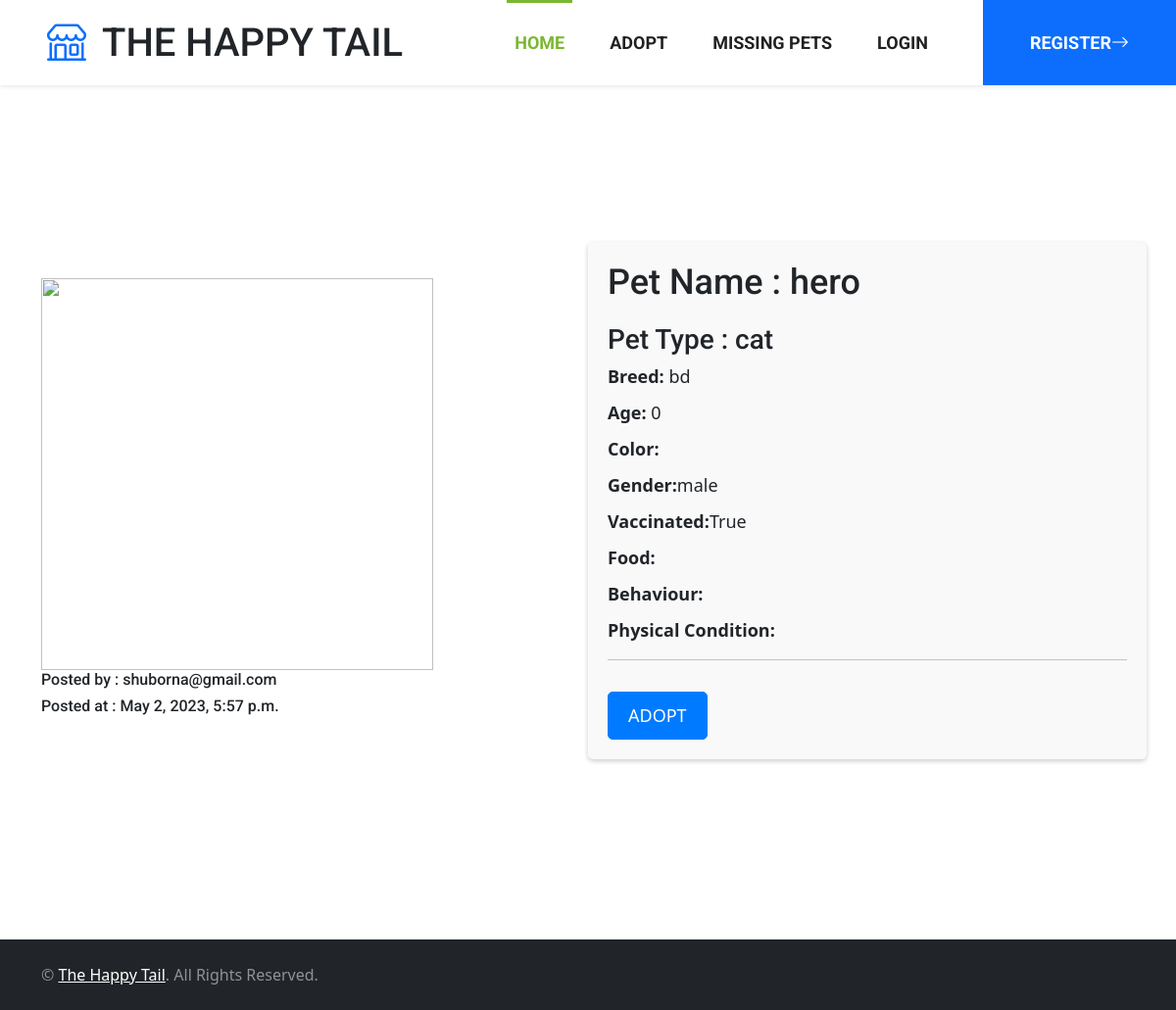
Page /post/adoption/2/ on the committed database.
### customuser/models.py (models this page shows, shortened)
class CustomUser(models.Model):
    user = models.OneToOneField(User, null=True, blank=True, on_delete=models.CASCADE)
    name = models.CharField(max_length=255, default='')
    email = models.EmailField(primary_key=True, unique=True, default='')
    address = models.CharField(max_length=255, blank=True, null=True)
    def __init__(self, *args, **kwargs):
        super().__init__(*args, **kwargs)

### post/models.py (models this page shows, shortened)
class Post(models.Model):
    user = models.ForeignKey(CustomUser, on_delete=models.CASCADE, null=True, default=None)
    PET_TYPE_CHOICES = [
        ('cat', 'Cat'),
        ('dog', 'Dog'),
        ('bird', 'Bird'),
        ('other', 'Other'),
    ]
    pet_name = models.CharField(max_length=255)
    pet_type = models.CharField(max_length=10, choices=PET_TYPE_CHOICES)
    pet_breed = models.CharField(max_length=255, null=True, blank=True)
    pet_description = models.TextField(null=True,blank=True)
    pet_image = models.ImageField(upload_to='static/img/pet', null=True, blank=True)
    pet_vaccinated = models.BooleanField(null=True, blank=True)
    pet_colour = models.CharField(max_length=20, null=True, blank=True)
    pet_gender = models.CharField(max_length=20, null=True, blank=True)
    pet_location = models.CharField(max_length=255,null=True, blank=True)
    pet_mobile = models.CharField(max_length=20)
    created_at = models.DateTimeField(auto_now_add=True)
    updated_at = models.DateTimeField(auto_now=True)
    pet_age = models.IntegerField(null=True, default=0)
    class Meta:
        abstract = True

class AdoptionPost(Post):
    pet_food = models.CharField(max_length=255, null=True, blank=True)
    pet_behaviour = models.CharField(max_length=255, null=True, blank=True)
    pet_physicalcondition = models.CharField(max_length=255, null=True, blank=True)
    pet_availability = models.BooleanField(default=True)

### post/views.py (the view)
# urls.py: path('<str:type>/<int:pk>/', pet_detail, name='pet_detail'),
def pet_detail(request,type,pk):
    pet_type = {'adoption': AdoptionPost, 'missing': MissingPost}.get(type, None)
    if pet_type is None:
        return render(request, '404.html', status=404)
    pet = get_object_or_404(pet_type, pk=pk)
    creator_name = pet.user.email
    context = {'pet': pet, 'creator_name': creator_name}
    if type=='adoption' :
        return render(request, 'adoption_pet_detail.html', context)
    else:
        return render(request, 'missing_pet_detail.html', context)

### templates/adoption_pet_detail.html (shortened to what this page needs)
<!DOCTYPE html>
<html lang="en">
{% include 'navbar.html' %}
{% load static %}
  <head>
    <link href="https://cdn.jsdelivr.net/npm/bootstrap@5.3.0-alpha3/dist/css/bootstrap.min.css" rel="stylesheet">
  </head>
  <body>
    <br/>
    <div class="container">
      <div class="row center">
        <div class="col-md-6">
          <img style="width: 400px; height: 400px;" src="/{{ pet.pet_image }}" />
          <h6>Posted by : {{creator_name}}</h6>
          <h6>Posted at : {{pet.updated_at}}</h6>
        </div>
        <div class="col-md-6 pet-details">
          <h2>Pet Name : {{pet.pet_name}}</h2>
          <h3>Pet Type : {{pet.pet_type}}</h3>
          <ul>
            <li><strong>Breed:</strong> {{pet.pet_breed}}</li>
            <li><strong>Age:</strong> {{pet.pet_age}}</li>
            <li><strong>Color:</strong> {{pet.pet_color}}</li>
            <li><strong>Gender:</strong>{{pet.pet_gender}}</li>
            <li><strong>Vaccinated:</strong>{{pet.pet_vaccinated}}</li>
            <li><strong>Food:</strong>{{pet.pet_food}}</li>
            <li><strong>Behaviour:</strong>{{pet.pet_behaviour}}</li>
            <li><strong>Physical Condition:</strong>{{pet.physicalcondition}}</li>
          </ul>
          <hr>
          {% if user.is_authenticated %}
					<a  href="{% url 'make_adoption_request' pk=pet.pk %}"> <button type="submit" class="btn btn-adopt mt-3">Adopt</button> </a>
					{% else %}
					<a  href="{% url 'login' %}"><button type="submit" class="btn btn-adopt mt-3">Adopt</button></a>
					{% endif %}
        </div>
      </div>
    </div>
  </body>
  {% include 'footer.html' %}
</html>

### static/css/style.css (style rules this page uses)
:root { --primary: #7AB730; --secondary: #FFD33C; --light: #F3F3F3; --dark: #212121; }
.btn { font-family: 'Roboto', sans-serif; text-transform: uppercase; font-weight: 700; transition: .5s; }

### templates/adoption_pet_detail.html (style rules this page uses)
.center { display: flex; justify-content: center; align-items: center; height: 100vh; }
.pet-details { background-color: #f9f9f9; border-radius: 5px; box-shadow: 0px 2px 5px rgba(0,0,0,0.2); padding: 20px; }
.pet-details h2 { margin-top: 0; margin-bottom: 20px; font-size: 36px; }
.pet-details ul { list-style: none; margin: 0; padding: 0; }
.pet-details ul li { margin-bottom: 10px; font-size: 18px; }
.btn-adopt { background-color: #007bff; border-color: #007bff; color: #fff; font-size: 18px; padding: 10px 20px; border-radius: 5px; transition: all 0.3s ease-in-out; }

### rows in the picture
CustomUser: email "shuborna@gmail.com"
AdoptionPost: updated_at "May 2, 2023, 5:57 p.m.", pet_name "hero", pet_type "cat", pet_breed "bd", pet_age "0", pet_gender "male", pet_vaccinated "True"
